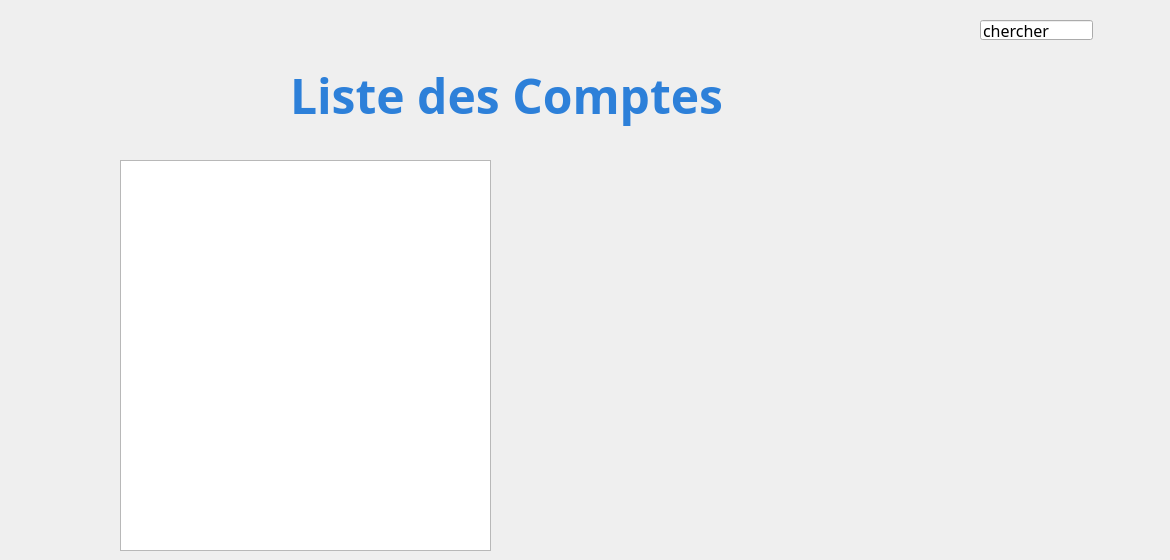
      <widget class="QWidget" name="Consulter_compte">
       <property name="styleSheet">
        <string notr="true">#Consulter_compte{
background-color: transparent;
border-image: url(:background.jpg);
background: none;
border: none;
background-repeat: none;
}

</string>
       </property>
       <widget class="QLabel" name="label_22">
        <property name="geometry">
         <rect>
          <x>290</x>
          <y>40</y>
          <width>571</width>
          <height>111</height>
         </rect>
        </property>
        <property name="font">
         <font>
          <family>Segoe Print</family>
         </font>
        </property>
        <property name="text">
         <string>&lt;html&gt;&lt;head/&gt;&lt;body&gt;&lt;p&gt;&lt;span style=&quot; font-size:36pt; font-weight:600; color:#2d80d9;&quot;&gt;Liste des Comptes&lt;/span&gt;&lt;/p&gt;&lt;/body&gt;&lt;/html&gt;</string>
        </property>
       </widget>
       <widget class="QPushButton" name="pushButton_Ajout_compte">
        <property name="geometry">
         <rect>
          <x>970</x>
          <y>500</y>
          <width>161</width>
          <height>51</height>
         </rect>
        </property>
        <property name="styleSheet">
         <string notr="true">#pushButton_Ajout_compte{
background-color: transparent;
border-image: url(:Ajouter.png);
background: none;
border: none;
background-repeat: none;
}
</string>
        </property>
        <property name="text">
         <string/>
        </property>
       </widget>
       <widget class="QPushButton" name="pushButton_Menu_compte">
        <property name="geometry">
         <rect>
          <x>10</x>
          <y>0</y>
          <width>41</width>
          <height>41</height>
         </rect>
        </property>
        <property name="styleSheet">
         <string notr="true">#pushButton_Menu_compte {
background-color: transparent;
border-image: url(:Menu.png);
background: none;
border: none;
background-repeat: none;
}
</string>
        </property>
        <property name="text">
         <string/>
        </property>
       </widget>
       <widget class="QPushButton" name="pushButton_Close_compte">
        <property name="geometry">
         <rect>
          <x>1130</x>
          <y>10</y>
          <width>31</width>
          <height>31</height>
         </rect>
        </property>
        <property name="styleSheet">
         <string notr="true">#pushButton_Close_compte {
background-color: transparent;
border-image: url(:close.png);
background: none;
border: none;
background-repeat: none;
}
</string>
        </property>
        <property name="text">
         <string/>
        </property>
       </widget>
       <widget class="QLineEdit" name="lineEdit_recherche_compte">
        <property name="geometry">
         <rect>
          <x>980</x>
          <y>20</y>
          <width>113</width>
          <height>20</height>
         </rect>
        </property>
        <property name="font">
         <font>
          <family>Javanese Text</family>
          <pointsize>12</pointsize>
         </font>
        </property>
        <property name="text">
         <string>chercher</string>
        </property>
       </widget>
       <widget class="QListView" name="listView_compte">
        <property name="geometry">
         <rect>
          <x>120</x>
          <y>160</y>
          <width>371</width>
          <height>391</height>
         </rect>
        </property>
        <property name="font">
         <font>
          <family>Javanese Text</family>
          <pointsize>14</pointsize>
         </font>
        </property>
       </widget>
      </widget>
